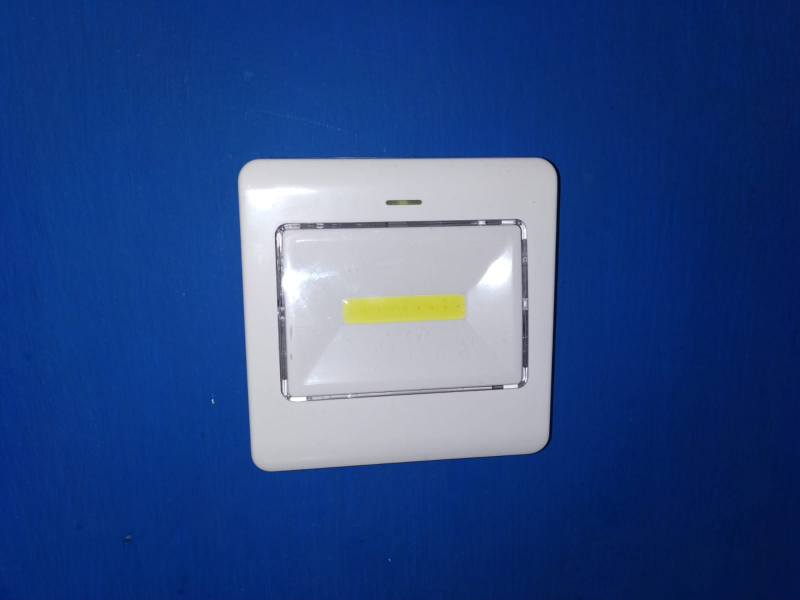
#> input picture Ejercicio1/assets/lamp.jpeg, 1600 x 1200 px, found by its file name (shown at 1/2 size)
$ jupyter execute --allow-errors Ejercicio1.ipynb   (shell and % lines are left out)
#> lines starting #> are read from the running program, lines starting #| are printed output that depends on the picture; after the words box and inside, x2 and y2 are one past the last pixel; in counts of white or black regions, pixels touching at a corner belong together
# Problem 1
Capture at least three images, each one with the same three different objects from different
perspectives and using any camera. The images must comply the following requirements:
* Stable background: without significant textures and with an easily recognizable color as
background.
* Stable illumination: alluding to a controlled environment

Process each image according to these directives:
1. Ensure an appropriate amount of illumination through at least three point processing
methods, i.e., power-law transformation, piece-linear transformations, histogram equalization.
The implementation must be of your own and not copied from the Internet. Do not use an image
processing library.
2. Implement an OpenCV algorithm for histogram equalization and discuss the differences
between the results of this step and the previous one.
3. Compute a binary mask for each object in each image. A total of nine masks should be
obtained. To show these results, you must present the applied masks over the images, i.e.
segmentating the image through the masks.
4. Change the texture of at least two objects in each image. You can use a texture image in this
step.
5. If required use complementary stages.

# Libraries

[cell 1]
import numpy as np
import numpy as np
import matplotlib.pyplot as plt
import matplotlib.image as mpimg
import cv2
import requests
import shutil
from google.colab import files, drive

# Upload

[cell 2]
uploaded = files.upload()
#> the answer given: lamp.jpeg

# Point processing methods

## Negative

[cell 3]
jpeg = "lamp.jpeg" #@param ["cream.jpeg", "lamp.jpeg", "sharpener.jpeg"]
# read and convert the image to grayscale

image = cv2.imread(jpeg)
#> image is the input picture: shape (1200, 1600, 3); mean B, G, R 132.9, 74.5, 44.9
gray = cv2.cvtColor(image,cv2.COLOR_BGR2GRAY)
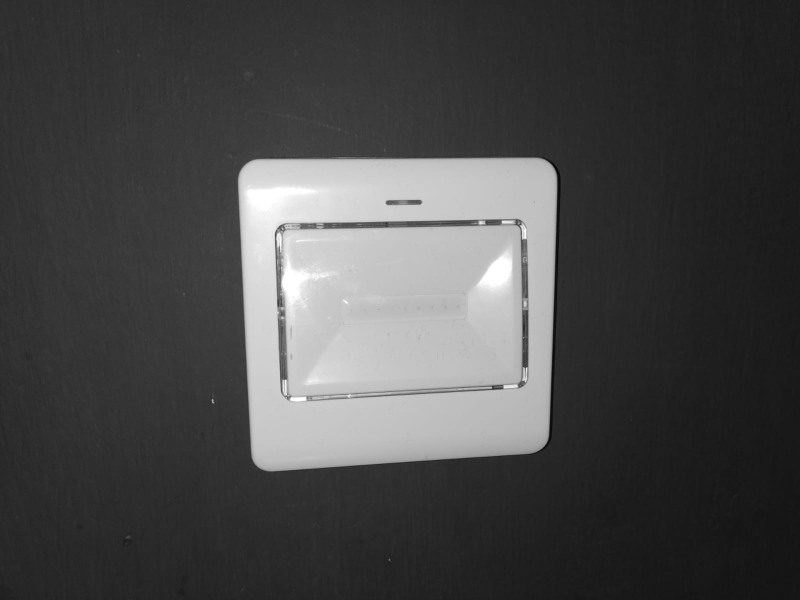
#> gray: shape (1200, 1600) (shown at 1/2 size); min 3, max 255, mean 72.2


image_negative = 255*np.ones(gray.shape)-gray
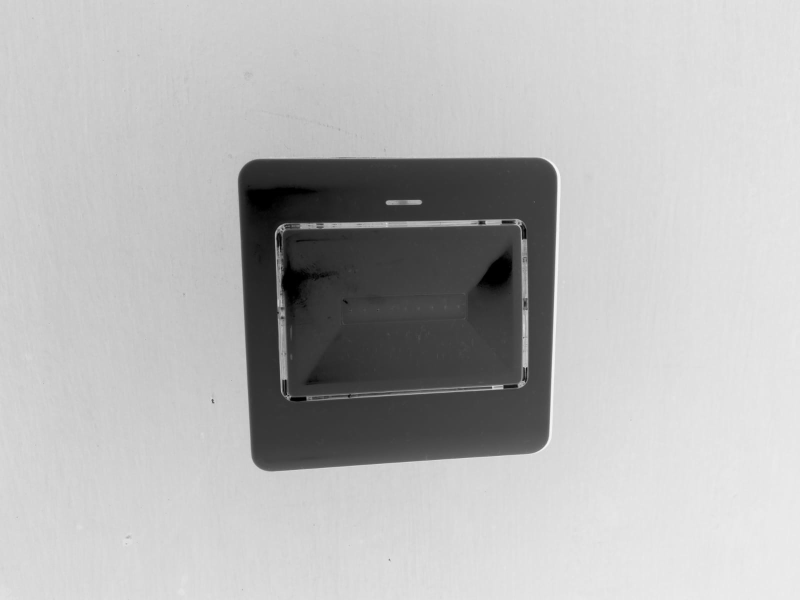
#> image_negative: shape (1200, 1600) float64 (shown at 1/2 size); min 0, max 252, mean 182.8

# bitwise lets us perform and, or, not operations. bitwise_not will negate the values.
# image_negative = cv2.bitwise_not(image)

# plot both imagestbit
f, (ax1, ax2) = plt.subplots(1, 2, figsize=(20,10))
ax1.set_title('Normal')
ax1.imshow(gray, cmap='gray')
ax2.set_title('Negative')
ax2.imshow(image_negative, cmap='gray')
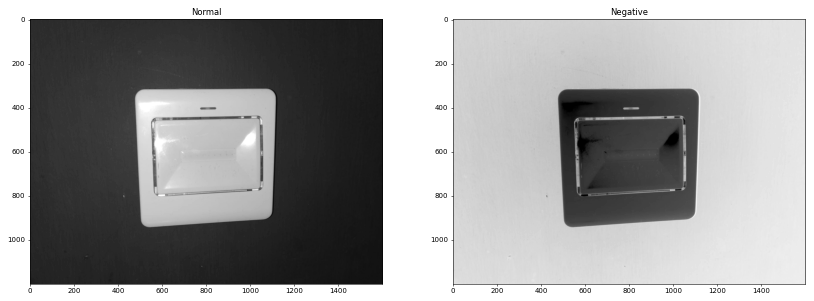
#> figure drawn by matplotlib, 2 panels

## Exponential Law

[cell 4]
gamma = 0.8 #@param {type:"slider", min:0, max:1, step:0.01}

gamma_corrected = (np.array((image_negative+1) ** gamma, dtype = 'uint8'))
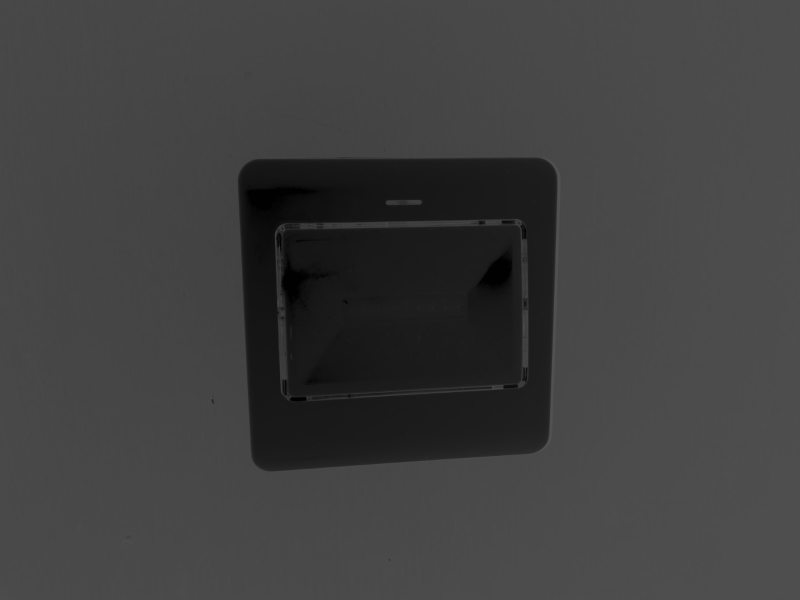
#> gamma_corrected: shape (1200, 1600) (shown at 1/2 size); min 1, max 83, mean 63.4

f, (ax1, ax2) = plt.subplots(1, 2, figsize=(20,10))
ax1.set_title('Negative')
ax1.imshow(image_negative, cmap='gray')
ax2.set_title(gamma)
ax2.imshow(gamma_corrected, cmap='gray')

## Piecewise Linear

[cell 5]
piecewise_image = gamma_corrected/255
piecewise_image = 0.5 * piecewise_image
piecewise_image[piecewise_image<(50/255)] = 2 * piecewise_image[piecewise_image<(50/255)]
piecewise_image[piecewise_image>(100/255)] = 2 * piecewise_image[piecewise_image>(100/255)]

f, (ax1, ax2) = plt.subplots(1, 2, figsize=(20,10))
ax1.set_title("Exponential")
ax1.imshow(gamma_corrected, cmap='gray')
ax2.set_title('Piecewise linear')
ax2.imshow(piecewise_image, cmap='gray')

## Histogram equalization (manual)

[cell 6]
manual_hist = piecewise_image

g_lvl = list(piecewise_image.flatten()*255)
#> g_lvl = 1920000 items
g_lvl.sort()
g_lvl

unique_g_lvl = list(set(g_lvl))
#> unique_g_lvl = 83 values from 1 to 83
unique_g_lvl.sort()

npixels = []

for i in unique_g_lvl:
  npixels.append(g_lvl.count(i))
#> this loop made 83 passes
#> after the loop, npixels = 83 values, max 191844 at index 72, min 3 at index 82, mean 23132.5

pdf = npixels/np.sum(npixels)
#> pdf = 83 values, max 0.0999 at index 72, min 1.56e-06 at index 82, mean 0.012
cdf = np.add.accumulate(pdf)
#> cdf = 83 values from 0.00313 to 1
cdf_7 = cdf*7
#> cdf_7 = 83 values from 0.0219 to 7
hist_round = np.ceil(cdf_7)
#> hist_round = 83 values from 1 to 7
hist_round

for i,j in zip(unique_g_lvl, hist_round):
  manual_hist = np.where(manual_hist==i, j, manual_hist)
#> this loop made 83 passes
#> j on passes 1 to 12: 1, 1, 1, 1, 1, 1, 1, 1, 1, 1, 1, 1

f, (ax1, ax2) = plt.subplots(1, 2, figsize=(20,10))
ax1.set_title('Piecewise linear')
ax1.imshow(piecewise_image, cmap='gray')
ax2.set_title("Histogram equalization")
ax2.imshow(manual_hist, cmap='gray')
plt.imsave('temp.png', piecewise_image, cmap='gray')

# Histogram equalization (OpenCV)

[cell 7]
#@markdown As we can see the results from the opencb library shows us more detail on the contrast of the image which is extremely different from the manual histogram that shows us almost the same primary image processed.
img = cv2.imread('temp.png',0)
#> img: shape (1200, 1600); min 0, max 255, mean 194.4
equ = cv2.equalizeHist(img)
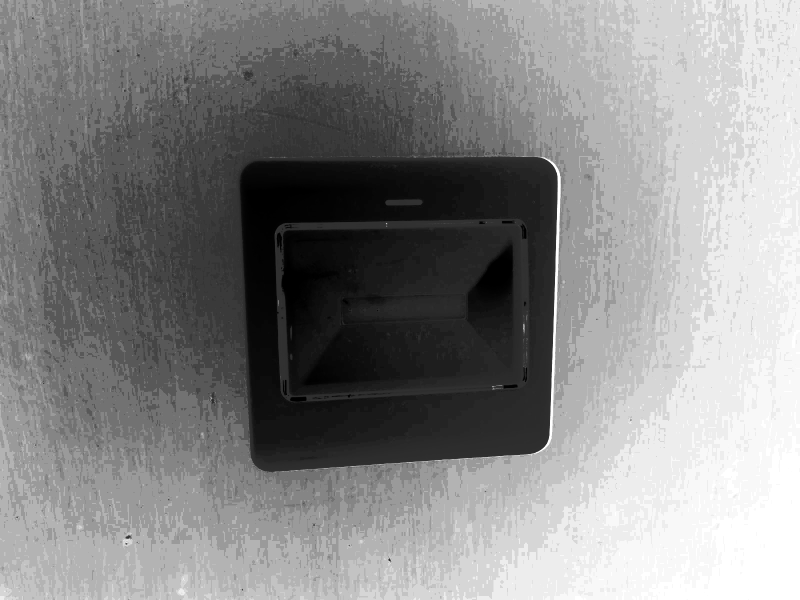
#> equ: shape (1200, 1600) (shown at 1/2 size); min 0, max 255, mean 135.1
res = np.hstack((img,equ))
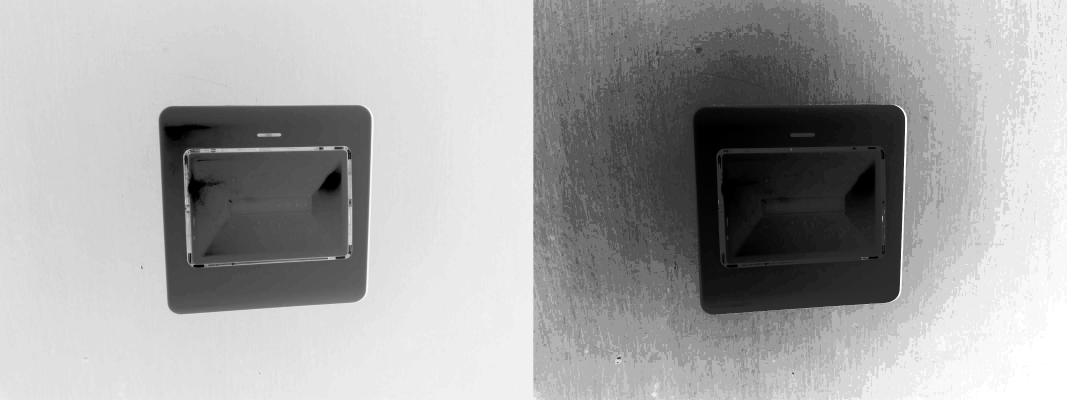
#> res: shape (1200, 3200) (shown at 1/3 size); min 0, max 255, mean 164.7

plt.imshow(res, cmap='gray')
plt.title("Manual vs opencv histogram equalization")

[cell 8]
plt.imshow(cv2.cvtColor(image, cv2.COLOR_BGR2RGB))

3

[cell 9]
# Define the color range for the mask
lower_pink = np.array([0,0,0])
upper_pink = np.array([120,50,50])


# Defining a binary mask for pink objects in the image
pink_mask1 = cv2.inRange(image, lower_pink, upper_pink)
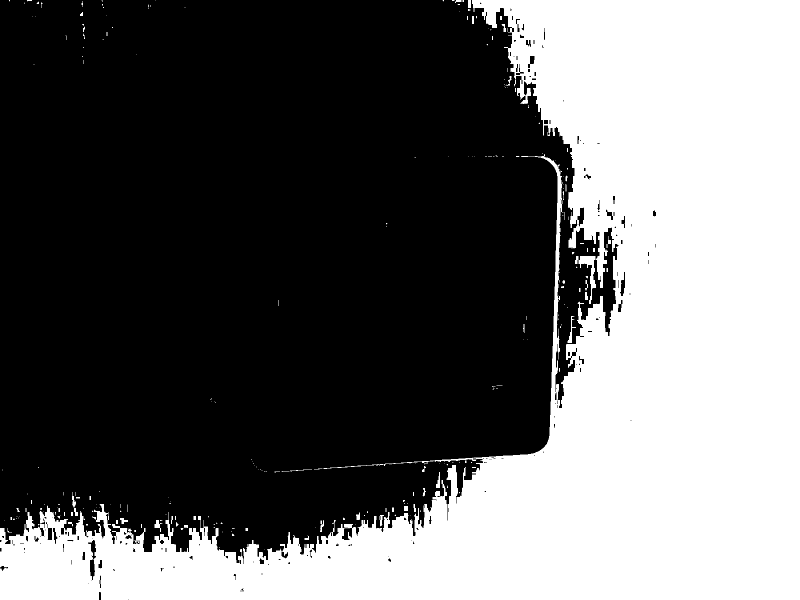
#> pink_mask1: shape (1200, 1600) (shown at 1/2 size); 40% white; 259 white regions (204 under 20 px), largest, box (x1, y1, x2, y2) and area: (0, 0, 1600, 1200) 761922, (1150, 512, 1192, 608) 1074, (1134, 632, 1152, 686) 228
#Applying erosion to the mask
pink_mask1 = cv2.erode(pink_mask1, np.ones((5,5),np.uint8), iterations = 1)
#> pink_mask1: shape (1200, 1600); 38.2% white; 62 white regions (40 under 20 px), largest, box (x1, y1, x2, y2) and area: (0, 0, 1600, 1200) 731901, (91, 1018, 131, 1071) 625, (1159, 514, 1189, 528) 327
#Closing the mask
pink_mask1 = cv2.morphologyEx(pink_mask1, cv2.MORPH_CLOSE, np.ones((3,3),np.uint8), iterations = 20)
#> pink_mask1: shape (1200, 1600); 41.2% white; 2 white regions (1 under 20 px), largest, box (x1, y1, x2, y2) and area: (0, 0, 1600, 1200) 790893
#Applying dilation to the mask
pink_mask1 = cv2.dilate(pink_mask1, np.ones((5,5),np.uint8), iterations = 1)
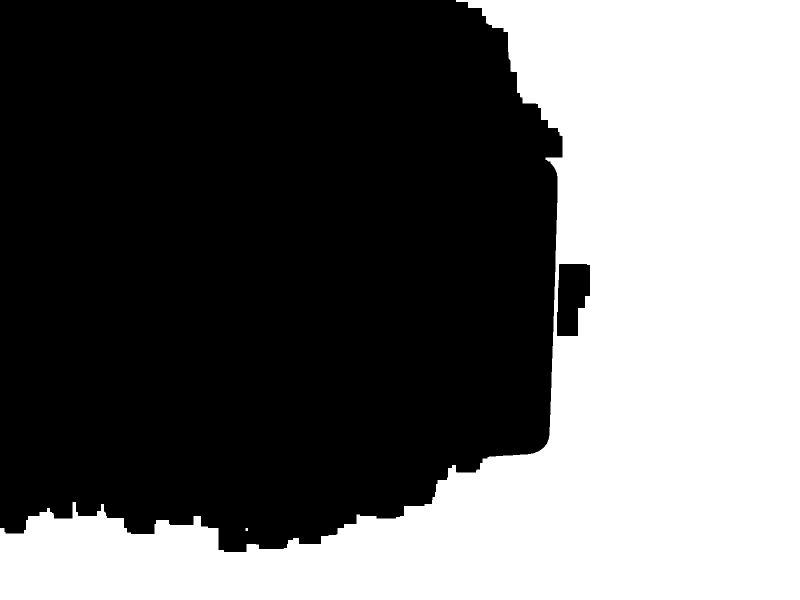
#> pink_mask1: shape (1200, 1600) (shown at 1/2 size); 41.5% white; 2 white regions, box (x1, y1, x2, y2) and area: (0, 0, 1600, 1200) 797625, (491, 1056, 496, 1062) 30

f, (ax1) = plt.subplots(1, figsize=(20,10))

ax1.set_title("image")
ax1.imshow(pink_mask1, cmap = 'gray')
plt.show()

4

[cell 10]
sup_masks = {'lamp.jpeg': np.array([184,184,194]), 'cream.jpeg': np.array([200,200,180]), 'sharpener.jpeg': np.array([50,180,190])}
inf_masks = {'lamp.jpeg': np.array([0,0,0]), 'cream.jpeg': np.array([0,0,0]), 'sharpener.jpeg': np.array([0,0,0])}

[cell 11]
mask = cv2.inRange(image, inf_masks[jpeg], sup_masks[jpeg])
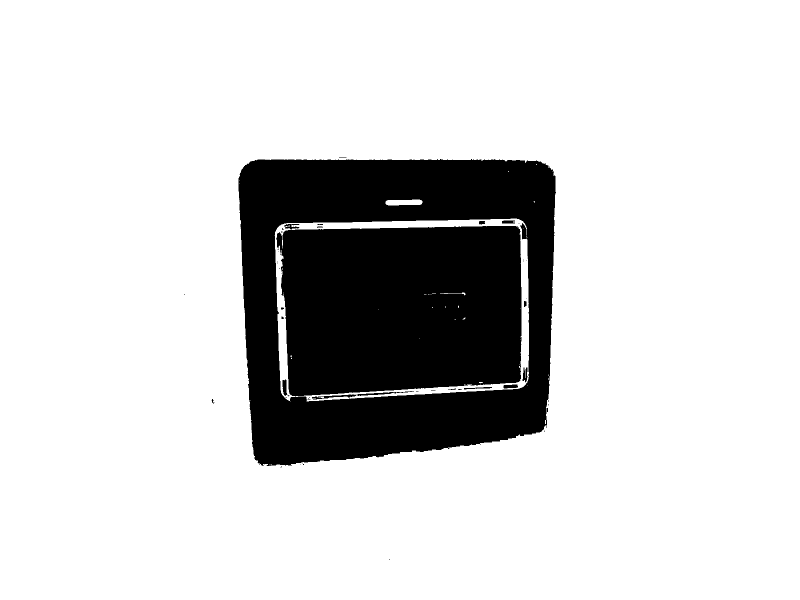
#> mask: shape (1200, 1600) (shown at 1/2 size); 82.4% white; 53 black regions (36 under 20 px), largest, box (x1, y1, x2, y2) and area: (477, 318, 1112, 932) 183087, (552, 452, 1043, 792) 152780, (624, 789, 713, 799) 331
if jpeg != 'lamp.png':
  mask = np.ones(mask.shape)*255-mask
plt.imshow(mask, cmap='gray')

[cell 12]
# Mask the image to let the car show through
masked_image = np.copy(image)

masked_image[mask != 0] = [0, 0, 0]
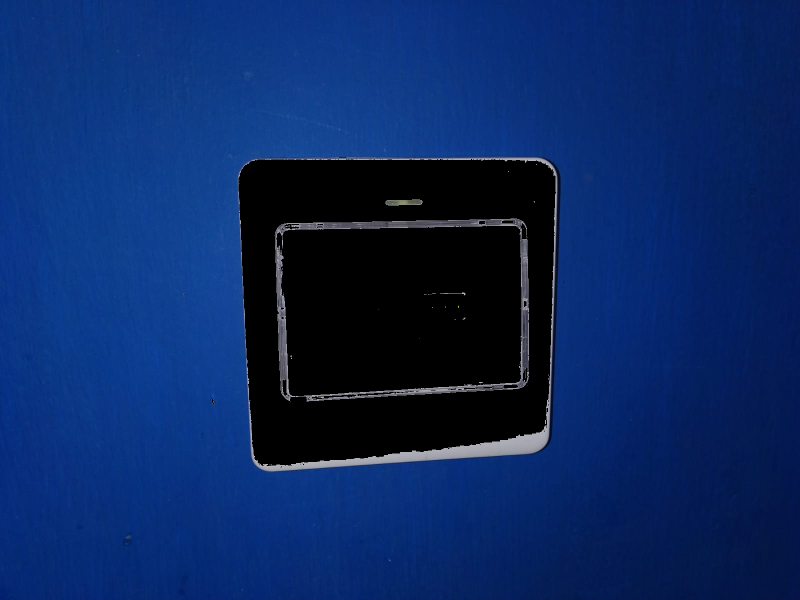
#> masked_image: shape (1200, 1600, 3) (shown at 1/2 size); 17.6% of pixels changed, all inside (x1, y1, x2, y2) = (368, 315, 1112, 1120)

# Display it!
plt.imshow(masked_image)

[cell 13]
# Mask the image to let the car show through
masked_image = np.copy(image)

masked_image[mask != 0] = [0, 0, 0]

# Display it!
plt.imshow(masked_image)

[cell 14]
mask.shape
#> Out = (1200, 1600)

#> (a cell that did not finish here is left out)

[cell 16]

print('Original Dimensions : ',image.shape)
#| Original Dimensions :  (1200, 1600, 3)

width = mask.shape[1]
#> width = 1600
height = mask.shape[0]
#> height = 1200
dim = (width, height)
#> dim = (1600, 1200)

# resize image
#> (the rest of this cell did not finish here and is left out)
